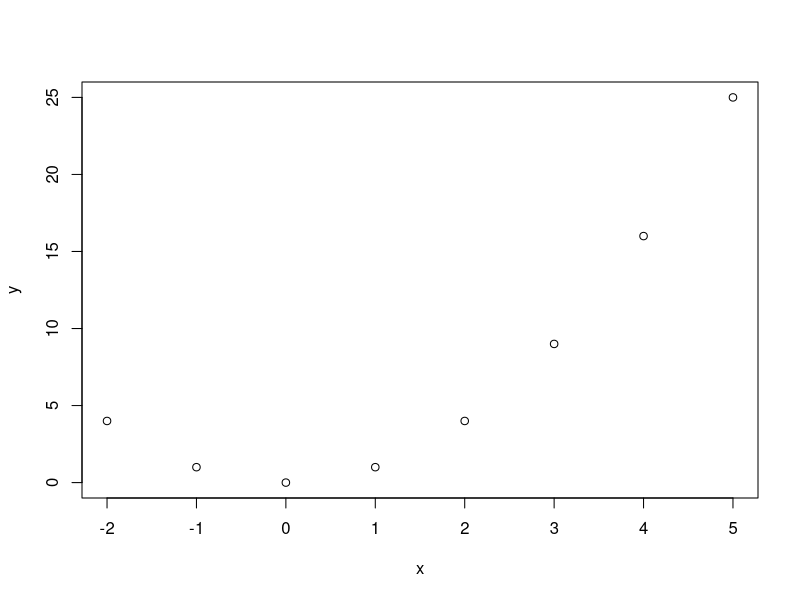
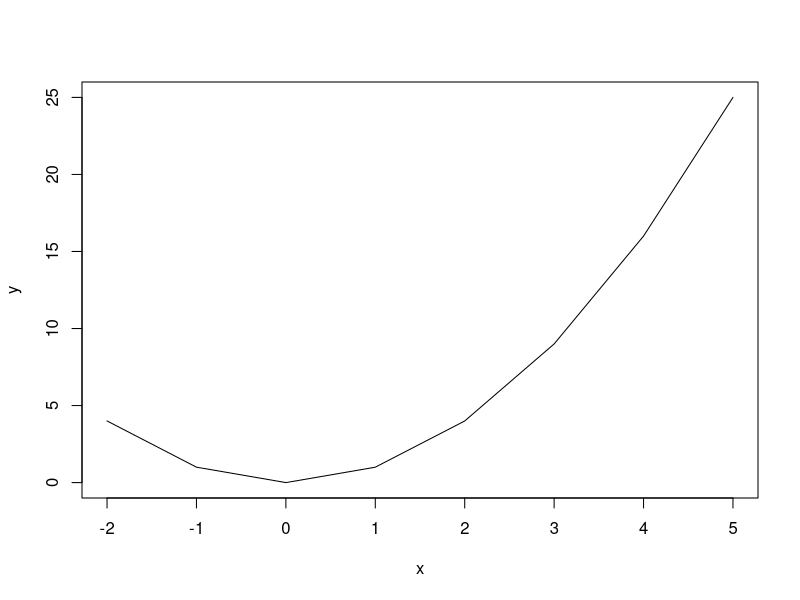
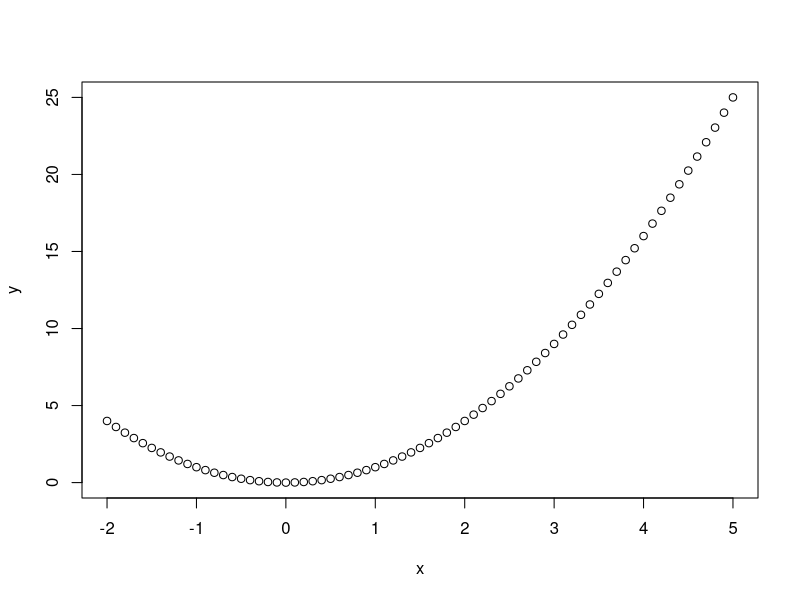
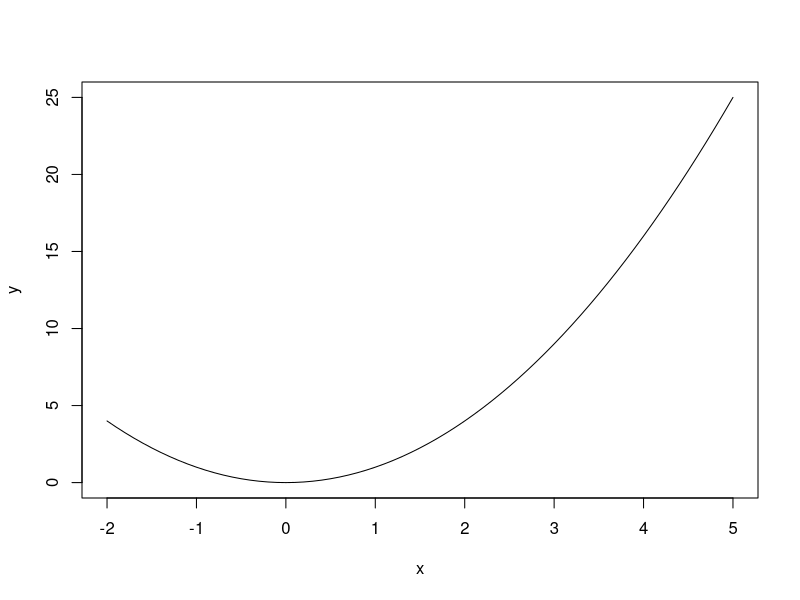
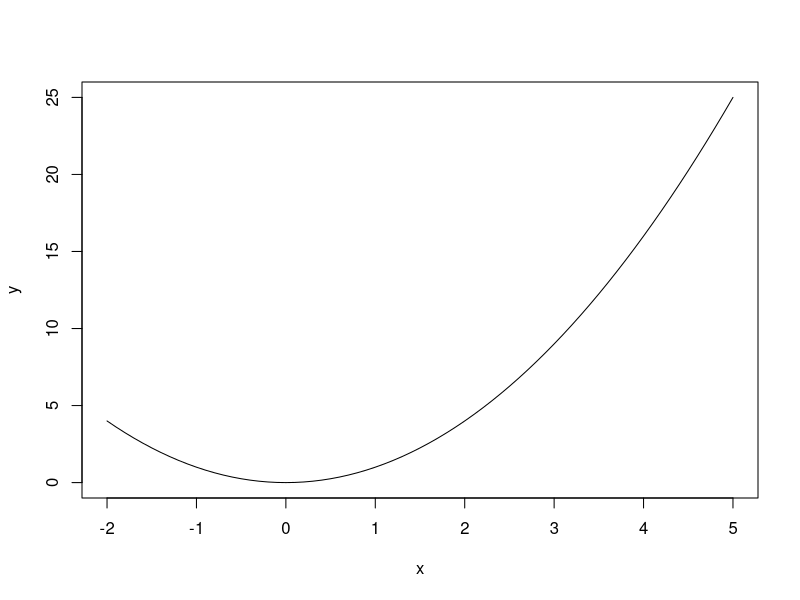
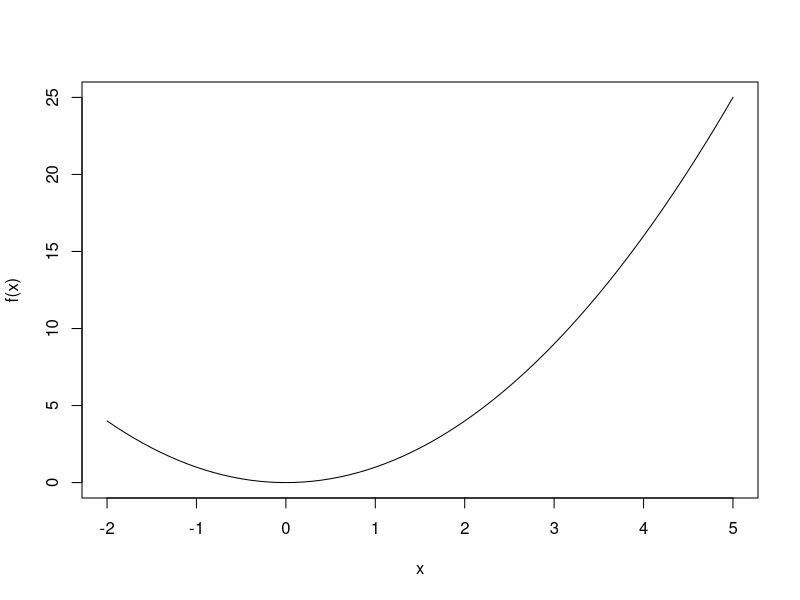
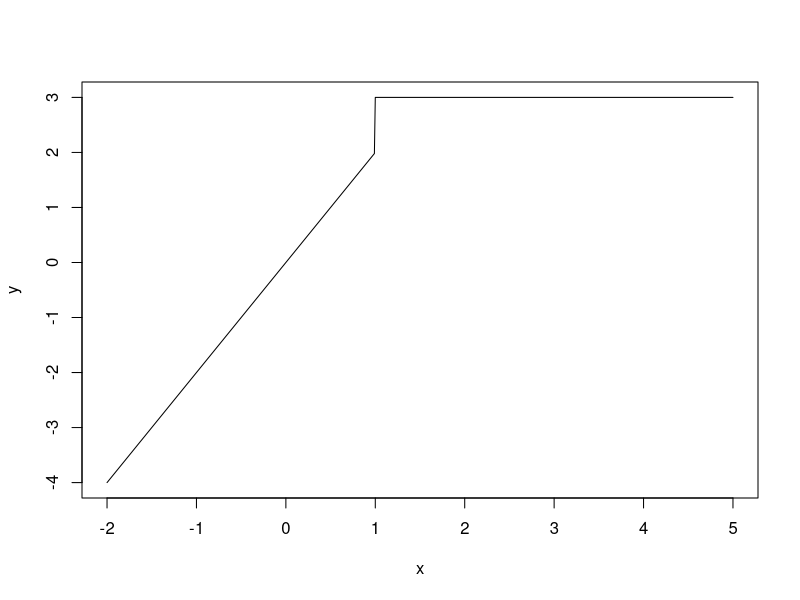
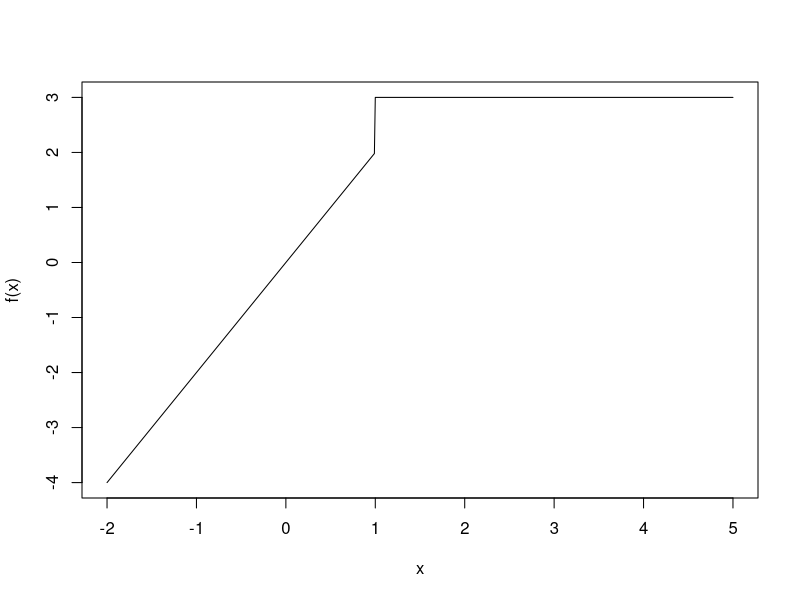

Generate these figures, in order, with R:
(-2)^2
(-1)^2
(0)^2
(1)^2

x <- c(-2,-1,0,1,2,3,4,5)
x
x^2
x <- -2:5
x <- -20:300
x
x^2


x <- c(-2,-1,0,1,2,3,4,5)
x
x <- seq(-2,5)
x
x <- seq(-10,10,by = 2)
x
 
x <- seq(-2,5)
y <- x^2
plot(x,y)
plot(x,y, type = "l")


x <- seq(-2,5,0.1)
y <- x^2
plot(x,y)
plot(x,y, type = "l")

f <- function(x){x^2}
x <-  seq(-2,5,0.1)
y <- f(x)
plot(x,y, type = "l")
plot(x,f(x), type = "l")


f <- function(x){
  ifelse(x < 1, 2*x, 3)
}
f(2)
f(7)
f(-10)
f(1)
f(.999)

x <-  seq(-2,5,0.01)
y <- f(x)
#y
plot(x,y, type = "l")
plot(x,f(x), type = "l")
